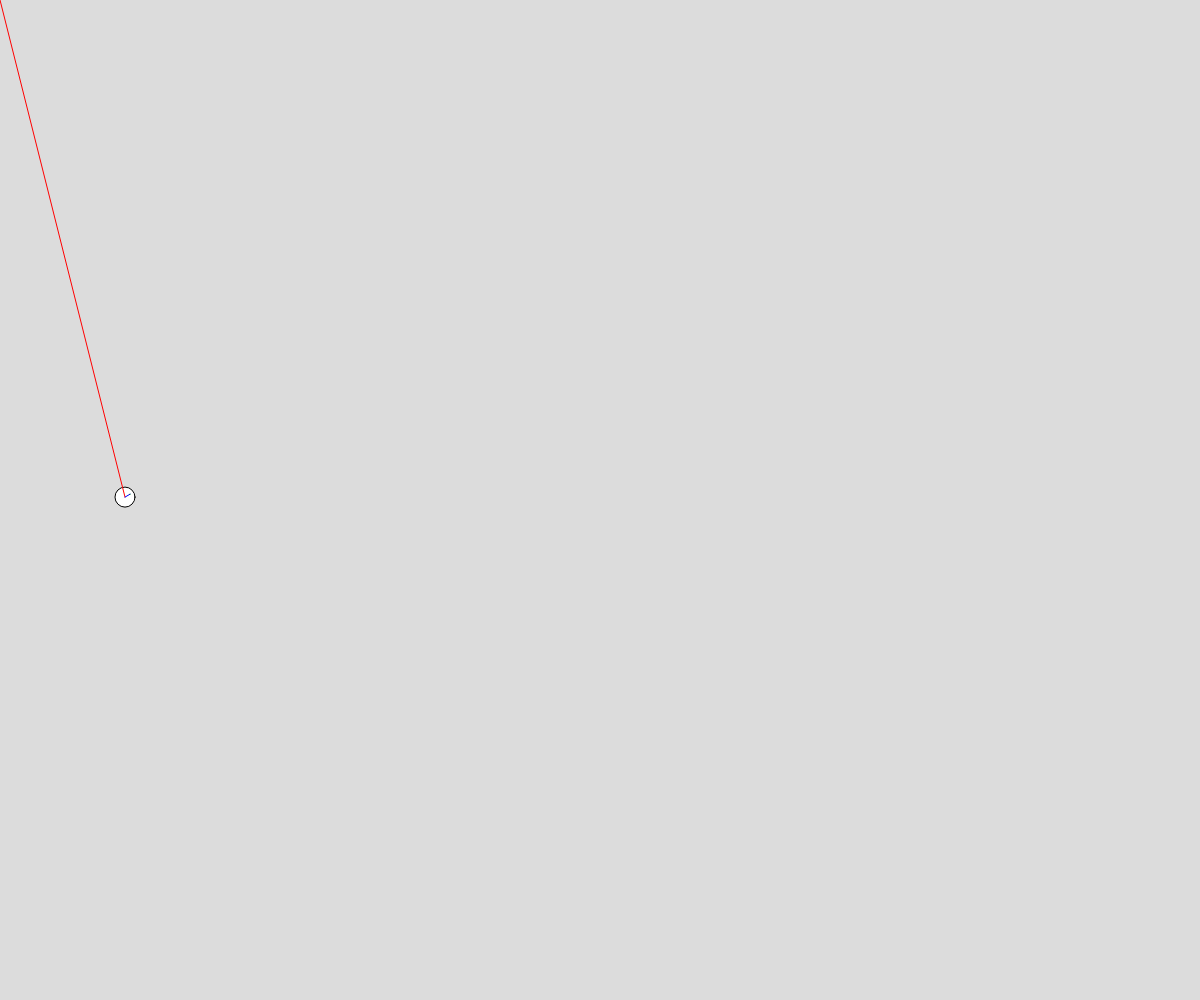
Frame 1 (no input)
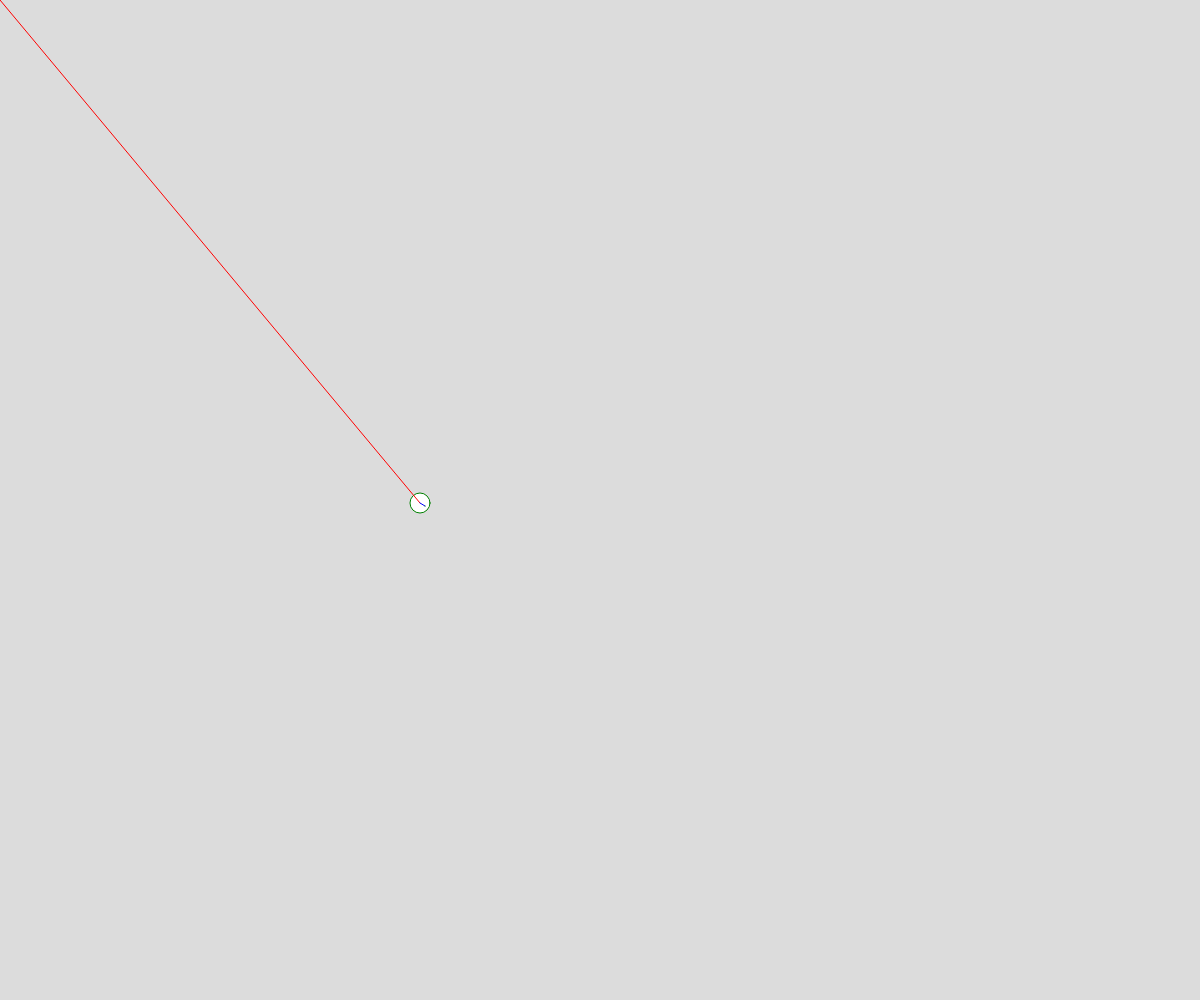
Frame 60 (no input)
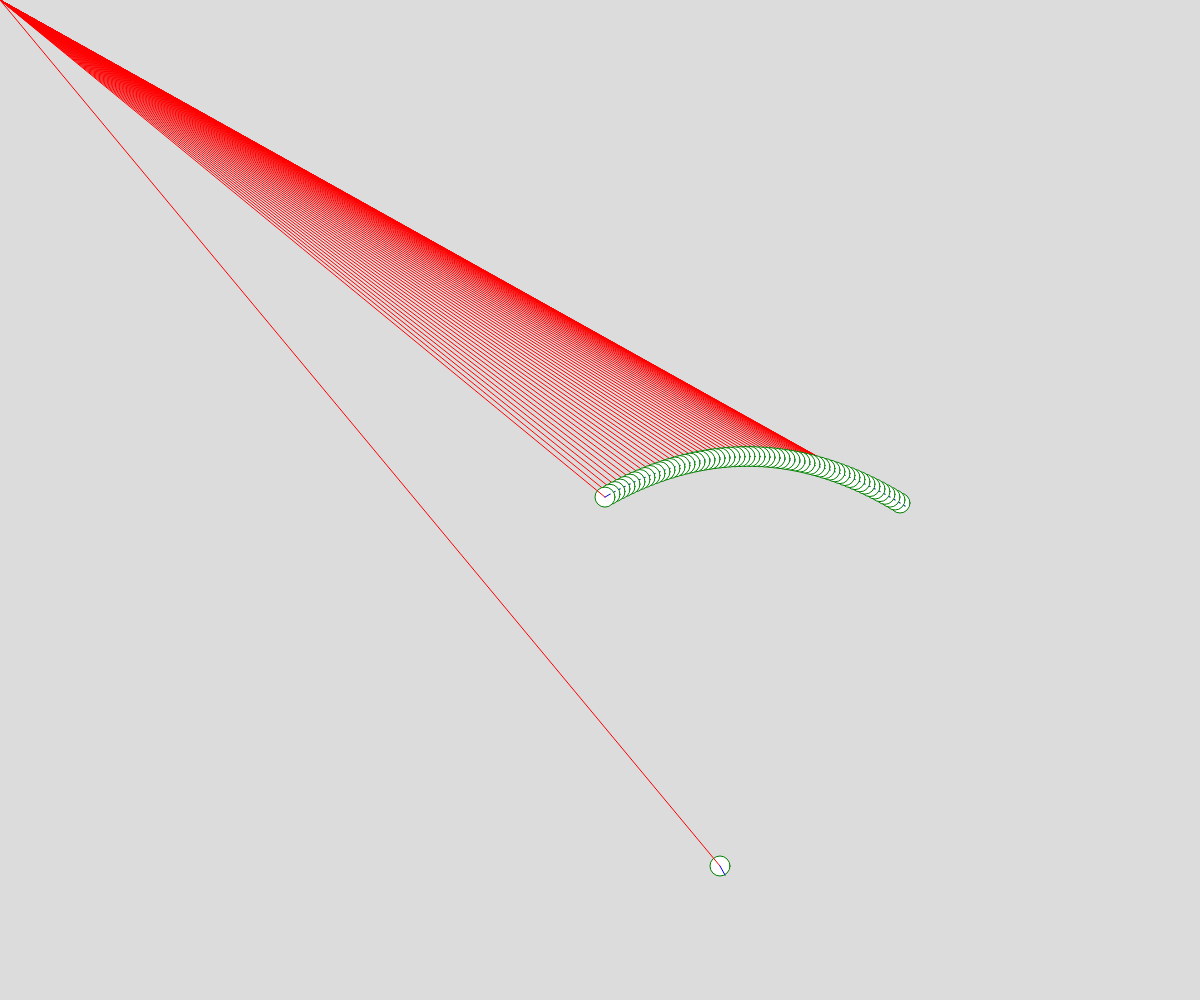
Frame 120 (the mouse pressed at the canvas centre since frame 60)

The p5.js sketch that drew these frames (run headless with seeded random() and noise() and a simulated clock; from frame 60 on, the mouse is pressed at the canvas centre):

// p5.js sketch
// ── sketch.js
// Vector Visualization
// Grace Li
// May 5, 2025

let objects = [];



function setup() {
  createCanvas(windowWidth, windowHeight);
  objects.push(new Ball (width*0.1, height*0.5));
}

function draw() {
  background(220);

  if(mouseIsPressed){
    objects.push(new Ball(mouseX, mouseY));
  }
  for(let o of objects){
    o.move();
    //o.calcMouse();
    o.display();
  }
}

class Ball{
  constructor(x,y){
    this.pos = createVector(x,y);
    this.velo = createVector(5, -3);
    this.grav = createVector(0, 0.1);
    //this.grav;  //   mouse
  }

  calcMouse(){
    // mouse vector calculations
    this.grav = createVector(mouseX, mouseY);
    this.grav.sub(this.pos);
    this.grav.normalize();    
    this.grav.mult(4);       
  } 

  move(){
    // update velocity and position vectors
    this.velo.add(this.grav);
    this.velo.limit(20);
    this.pos.add(this.velo);
  }

  display(){
    // display ball
    circle(this.pos.x, this.pos.y, 20);

    // display vectors
    stroke('red');          //
    line(0, 0, this.pos.x, this.pos.y);

    stroke('blue');
    line(this.pos.x, this.pos.y, this.pos.x + this.velo.x, this.pos.y + this.velo.y);

    stroke('green');
    line(this.pos.x + this.velo.x, this.pos.y + this.velo.y, this.pos.x + this.velo.x + this.grav.x, this.pos.y + this.velo.y + this.grav.y);
  }
}
